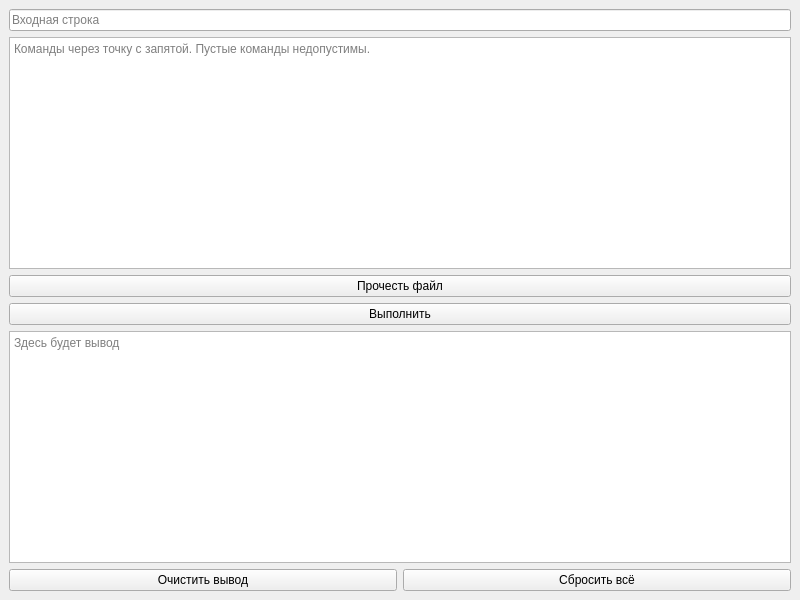
<?xml version="1.0" encoding="UTF-8"?>
<ui version="4.0">
 <class>MainWindow</class>
 <widget class="QMainWindow" name="MainWindow">
  <property name="geometry">
   <rect>
    <x>0</x>
    <y>0</y>
    <width>800</width>
    <height>600</height>
   </rect>
  </property>
  <property name="windowTitle">
   <string>НАМ</string>
  </property>
  <widget class="QWidget" name="centralwidget">
   <layout class="QVBoxLayout" name="verticalLayout">
    <item>
     <widget class="QLineEdit" name="inputBox">
      <property name="placeholderText">
       <string>Входная строка</string>
      </property>
     </widget>
    </item>
    <item>
     <widget class="QPlainTextEdit" name="cmdsBox">
      <property name="placeholderText">
       <string>Команды через точку с запятой. Пустые команды недопустимы.</string>
      </property>
     </widget>
    </item>
    <item>
     <widget class="QPushButton" name="fileBtn">
      <property name="text">
       <string>Прочесть файл</string>
      </property>
     </widget>
    </item>
    <item>
     <widget class="QPushButton" name="runBtn">
      <property name="text">
       <string>Выполнить</string>
      </property>
     </widget>
    </item>
    <item>
     <widget class="QTextBrowser" name="outputBox">
      <property name="acceptRichText">
       <bool>false</bool>
      </property>
      <property name="placeholderText">
       <string>Здесь будет вывод</string>
      </property>
     </widget>
    </item>
    <item>
     <layout class="QHBoxLayout" name="horizontalLayout">
      <item>
       <widget class="QPushButton" name="clearBtn">
        <property name="text">
         <string>Очистить вывод</string>
        </property>
       </widget>
      </item>
      <item>
       <widget class="QPushButton" name="resetBtn">
        <property name="text">
         <string>Сбросить всё</string>
        </property>
       </widget>
      </item>
     </layout>
    </item>
   </layout>
  </widget>
 </widget>
 <resources/>
 <connections/>
</ui>
